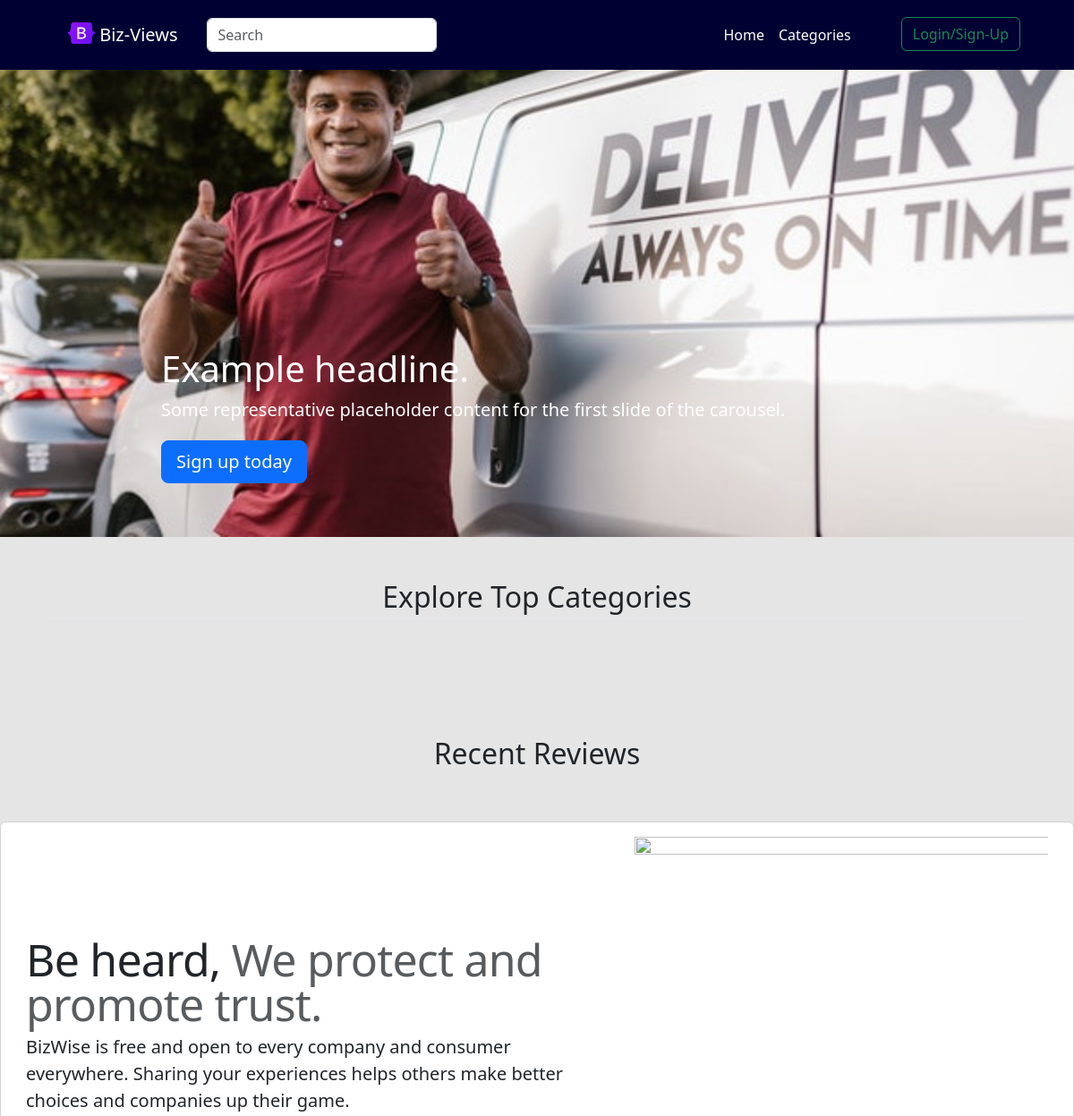
/ (upper part), run on an earlier commit of the app's database.
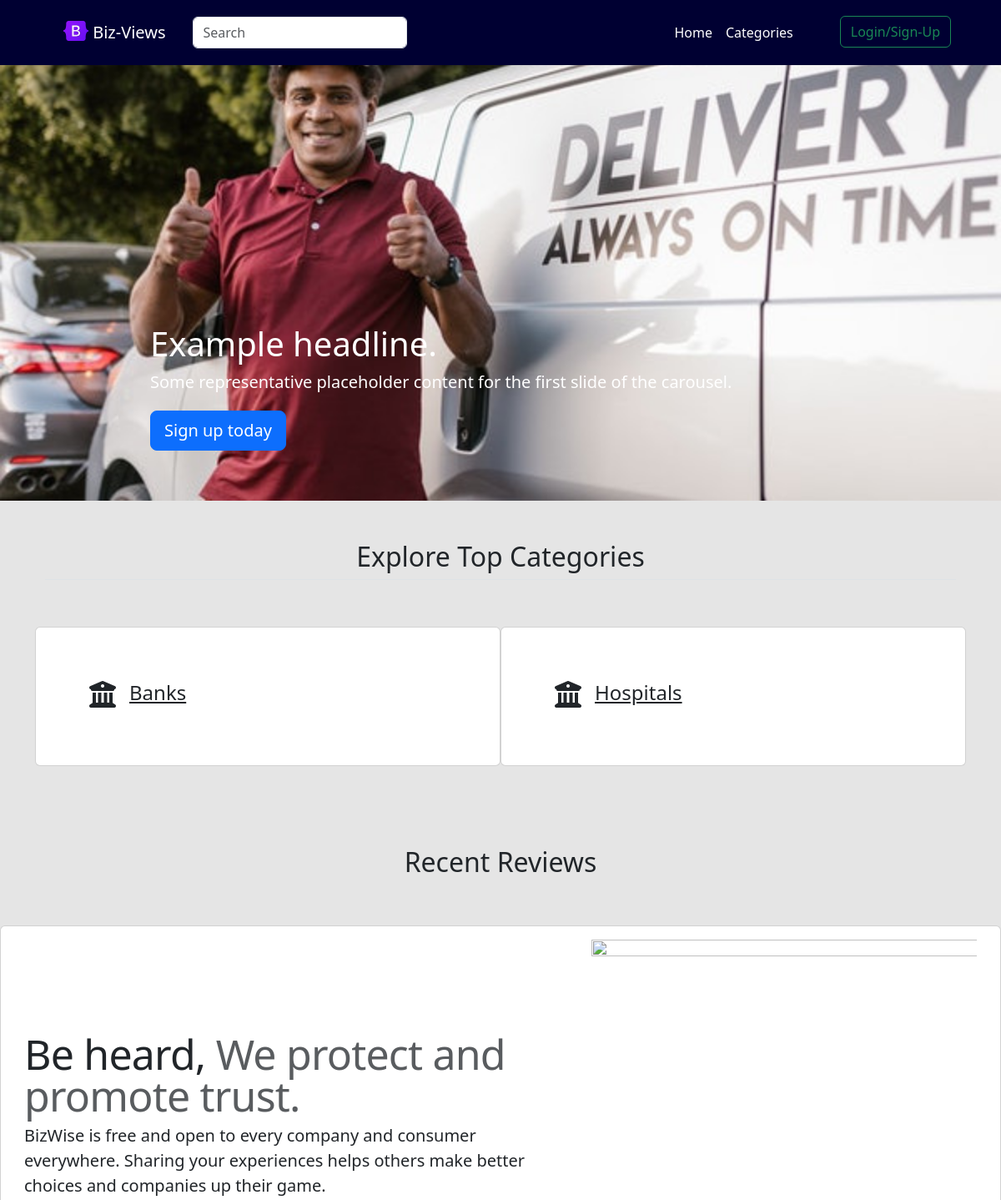
And on a later commit of the database.
### business/models.py (models this page shows, shortened)
class Category(models.Model):
	name = models.CharField('Name', max_length=200)
	date_created = models.DateTimeField('Date Created', auto_now_add=True)

### reviews/views.py (the view)
# urls.py: path('', views.index, name='index'),
def index(request):
	categories = Category.objects.all()
	all_reviews = Review.objects.all()
	reverse_reviews = all_reviews.order_by('date_created').reverse().distinct()
	reviews1 = None
	reviews2 = None
	reviews3 = None
	if reverse_reviews.count() >= 15:
		reviews1 = reverse_reviews[0:5]
		reviews2 = reverse_reviews[5:10]
		reviews3 = reverse_reviews[10:15]
	elif reverse_reviews.count() >= 10:
		reviews1 = reverse_reviews[0:5]
		reviews2 = reverse_reviews[5:10]
	elif reverse_reviews.count() >= 5:
		reviews1 = reverse_reviews[0:5]
	else:
		reviews1 = reverse_reviews
	reviews = [reviews1, reviews2, reviews3]
	return render(request, 'reviews/index.html', {'categories': categories, 'reviews': reviews})

### business/templates/reviews/index.html (shortened to what this page needs)
{% extends "reviews/base.html" %}
{% load static %}
{% block content %}
    <main class="main-index">
        <div id="carouselExampleSlidesOnly" class="carousel" data-bs-ride="carousel">
            <div class="carousel-inner">
                <div class="carousel-item active">
                    <img src="{% static 'main/images/banner/banner-5.jpg' %}" class="d-block w-100" alt="...">
                    <div class="container">
                        <div class="carousel-caption text-start">
                            <h1>Example headline.</h1>
                            <p>Some representative placeholder content for the first slide of the carousel.</p>
                            <p><a class="btn btn-lg btn-primary" href="#">Sign up today</a></p>
                        </div>
                    </div>
                </div>
          </div>
        </div>
        <div class="container px-4 py-5 text-center" id="icon-grid">
            <h2 class="pb-2 border-bottom">Explore Top Categories</h2>
            <div class="row row-cols-1 row-cols-sm-1 row-cols-md-4 row-cols-lg-2 g-4 py-5">
            {% for category in categories %}
                <a href="{% url 'category-reviews' category.name|slugify category.id %}" class="card col text-center p-5">
                    <div class="card-body d-flex">
                        <i class="fas fa-university fa-2x me-3"></i>
                        <h4 class="card-title">{{category.name}}</h4>
                    </div>
                </a>
            {% endfor %}
            </div>
        </div>
        <div class="container-fluid text-center">
            <h2>Recent Reviews</h2>
        </div>
        <div class="b-example-divider"></div>
        <div class="container-fluid marketing card">
            <div class="row featurette card-body">
              <div class="col-md-7 pb-3">
                <h2 class="featurette-heading">Be heard, <span class="text-muted">We protect and promote trust.</span></h2>
                <p class="lead">BizWise is free and open to every company and consumer everywhere. Sharing your experiences helps others make better choices and companies up their game.</p>
              </div>
              <div class="col-md-5">
                <img src="{% static 'main/images/pr1.jpg' %}" class="bd-placeholder-img bd-placeholder-img-lg featurette-image img-fluid mx-auto"  width="500" height="500" xmlns="http://www.w3.org/2000/svg" role="img" aria-label="Placeholder: 500x500" preserveAspectRatio="xMidYMid slice" focusable="false">
              </div>
            </div>
        </div>
    </main>
{% endblock %}

What changed in the data, as far as the page shows it:
added Category: name "Banks"
added Category: name "Hospitals"
